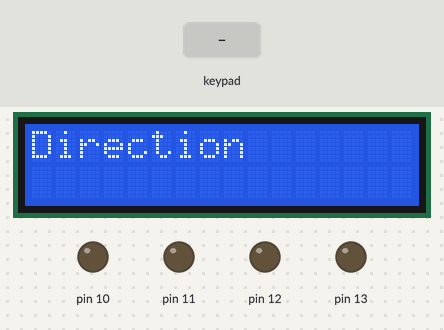
The sketch below on a simulated Arduino Uno, built with avr-gcc and run on an emulated ATmega328P. Parts: 16×2 character LCD, output pins drawn as LEDs (lit = HIGH). Inputs (shaded band) come from the test bench.

Above: at 1.2 s.
1.3 s: key 'A' pressed
At 1.6 s:
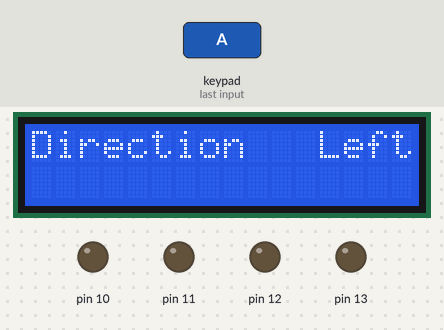
At 3.0 s:
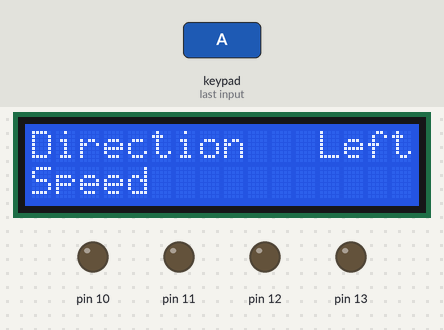
3.3 s: keypad keys 2 3 4 5 # pressed 0.4 s apart
At 5.5 s:
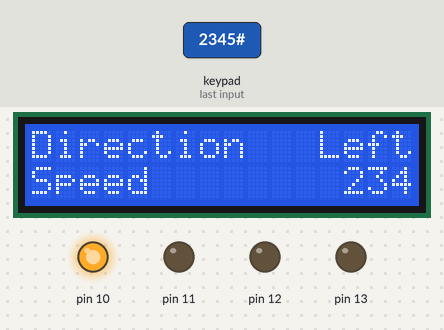
Timing chart, 0 to 20.3 s (numbered marks = the images above; inputs shaded):
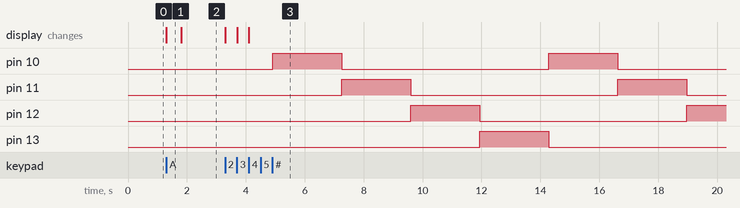

The sketch:

Arduino_stepper_motor.ino
```cpp
#include <LiquidCrystal.h>
LiquidCrystal lcd(14, 15, 16, 17, 18, 19);
#include <Keypad.h> //https://playground.arduino.cc/Code/Keypad/
const byte ROWS = 4;
const byte COLS = 4;
char keys[ROWS][COLS] = {
  {'1', '2', '3', 'A'},
  {'4', '5', '6', 'B'},
  {'7', '8', '9', 'C'},
  {'*', '0', '#', 'D'}
 };
byte rowPins[ROWS] = {2, 3, 4, 5};
byte colPins[COLS] = {6, 7, 8, 9};

Keypad kpd = Keypad( makeKeymap(keys), rowPins, colPins, ROWS, COLS);

String spd = "";
int Speed;
int j = 13;
int i = 0;


void setup() {
  // put your setup code here, to run once:
  for(int k = 10; k <= 13; k++)
  {
    pinMode(k, OUTPUT);
  }

  lcd.begin(16, 2);
}

void loop() {
  // put your main code here, to run repeatedly:
  lcd.clear();
  lcd.setCursor(0,0);
  lcd.print("Direction");
  start();
}

void motor_left()
{
  while(1)
  {
    for(int k=13; k>=10; k--)
    {
      digitalWrite(k, HIGH);
      delay(Speed);
      digitalWrite(k, LOW);
    }
  }
}

void motor_right()
{
  while(1)
  {
    for(int k = 10; k <= 13; k++)
    {
      digitalWrite(k, HIGH);
      delay(Speed);
      digitalWrite(k, LOW);
    }
  }
}

void start()
{
  spd = "";
  Speed = 0;
  while(1)
  {
    char key = kpd.getKey();

    if (key != NO_KEY)
    {
      //For left rotation
      if(key == 'A')
      {
        key = NO_KEY;
        while(1)
        {
          lcd.setCursor(12, 0);
          lcd.print("Left");
          delay(500);
          lcd.setCursor(0, 1);
          lcd.print("Speed");
          while(1)
          {
            char key2 = kpd.getKey();
            if(key2 != NO_KEY)
            {
              lcd.setCursor(j, 1);
              lcd.print(key2);
              spd += (char)key2;
              Speed = spd.toInt();
              j++;

              if(key2 == '#')
              {
                key2 = NO_KEY;
                motor_right();
              }
            }
          }
        }
      }
    }
  }
}
```

Measured:
- after the input at 1.3 s, the display: changes at once (image 1)
- after the input at 3.3 s, pin 10: alternates HIGH for 2.3 s and LOW for 7.0 s, starting after 1.6 s; pin 11: alternates HIGH for 2.3 s and LOW for 7.0 s, starting after 4.0 s
- what the display in image 1 shows lasts 0.5 s, from 1.3 s to 1.8 s
